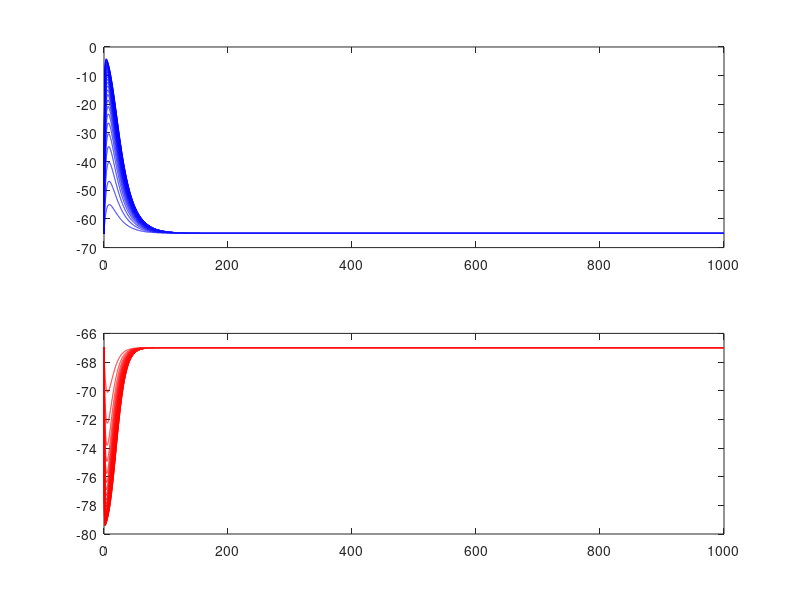
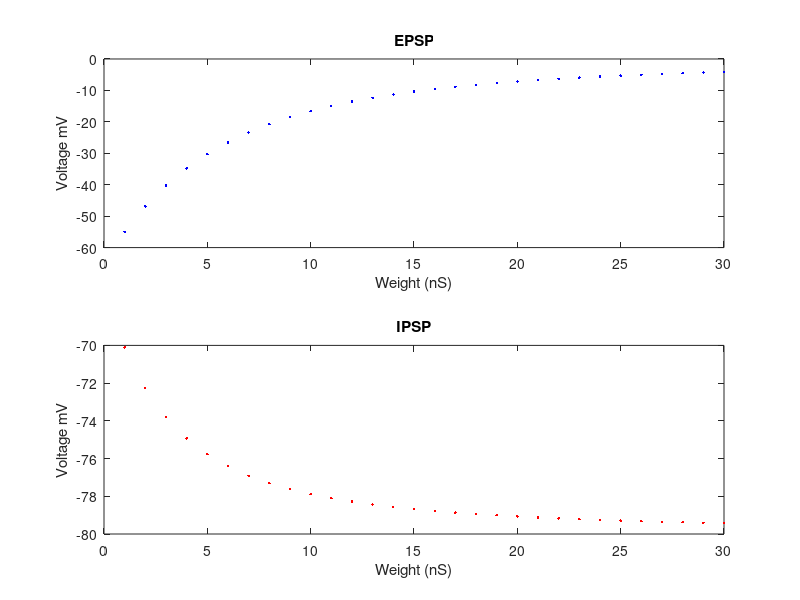

Recreate these plots in MATLAB, in order. (Note: this script raises an error after producing the figures.)
%% Time Parameters
dt      = 0.05;
tEND    = 1e3;
t       = 0:dt:tEND;
T       = length(t);

%% Neuron Parameters

%Neuron properties
E_L     = [-65 -67];    %rev potential: leak (mV)
g_L     = [182/18 119/8];     %leak conductance (nS)
C       = [182 119];    %capacitance (pF)
V_th    = [-45 -47];    %spike threshold (mV)
V_reset = [-55 -55];    %reset potential (mV)
t_ref   = 0.5;    %refractory period (ms)

%Synaptic Properties
E_e     = 0;      %rev potential: E (mV)
E_i     = -80;    %rev potential: I (mV)
tau_s   = 5;      %synaptic decay timescale (1/ms)

%Adaptation Properties (No adaptation)
E_w     = -70;    %rev potential: adaptation (mV)
b_w     = 0.01;   %adaptation decay timescale (1/ms)
b       = 0;    %adaptation activation rate (1/ms)
delta_T = 0;     %subthreshold adaptation steepness
w_r     = 0.1;     %adaptation at rest (0-1)
gwnorm  = 0;       %magnitude of adaptation


%% Normalized Paramets
N     = 30;

v_inf = E_L;
tau   = C./g_L;
w     = transpose(1:N);

%% Allocated Arrays

vE = zeros(N,T);
vI = zeros(N,T);

vE(:,1) = v_inf(1).*ones(N,1);
vI(:,1) = v_inf(2).*ones(N,1);

s = exp(-t./tau_s);

%% Loop 

for n = 1:T-1
    
    dvE = - vE(:,n) + v_inf(1) - w.*s(n).*(vE(:,n) - E_e);
    dvI = - vI(:,n) + v_inf(2) - w.*s(n).*(vI(:,n) - E_i);
        
    vE(:,n+1) = vE(:,n) + dvE.*dt./tau(1);
    vI(:,n+1) = vI(:,n) + dvI.*dt./tau(2);
    
end

%%

figure
subplot(2,1,1)
plot(t,vE,'b')
subplot(2,1,2)
plot(t,vI,'r')

%%
vEmax = zeros(N,1);
vImin = zeros(N,1);

for ii = 1:N
    
    vEmax(ii) = max(vE(ii,:));
    vImin(ii) = min(vI(ii,:));
        
end

%%
figure
subplot(2,1,1)
plot(1:N,vEmax,'.b')
xlabel('Weight (nS)');ylabel('Voltage mV');title('EPSP')
subplot(2,1,2)
plot(1:N,vImin,'.r')
xlabel('Weight (nS)');ylabel('Voltage mV');title('IPSP')
NiceSave('EPSP_IPSP','~/Desktop',[])

%%
Ve  = zeros(N,N,T);
Vi  = zeros(N,N,T);

Ve(:,1) = v_inf(1);
Vi(:,1) = v_inf(2);

for ii = 1:N
for jj = 1:N
for n = 1:T-1
    
    dVe = - Ve(ii,jj,n) + v_inf(1) - w(ii).*s(n).*(Ve(ii,jj,n) - E_e) - w(jj).*s(n).*(Ve(ii,jj,n) - E_i);
    dVi = - Vi(ii,jj,n) + v_inf(2) - w(ii).*s(n).*(Vi(ii,jj,n) - E_e) - w(jj).*s(n).*(Vi(ii,jj,n) - E_i);
        
    Ve(ii,jj,n+1) = Ve(ii,jj,n) + dVe.*dt./tau(1);
    Vi(ii,jj,n+1) = Vi(ii,jj,n) + dVi.*dt./tau(2);
    
end
end
end

%%
Ve = reshape(Ve,[N*N,T]);
Vi = reshape(Vi,[N*N,T]);

%%
maxVe = zeros(N,N);
minVi = zeros(N,N);

for ii = 1:N
for jj = 1:N
    
    maxVe(ii,jj) = max(Ve(ii,jj,:));
    minVe(ii,jj) = min(Vi(ii,jj,:));

end
end

%%
figure
subplot(2,1,1)
imagesc(maxVe);colorbar
set(gca,'ydir','normal')
subplot(2,1,2)
imagesc(minVe);colorbar
set(gca,'ydir','normal')
